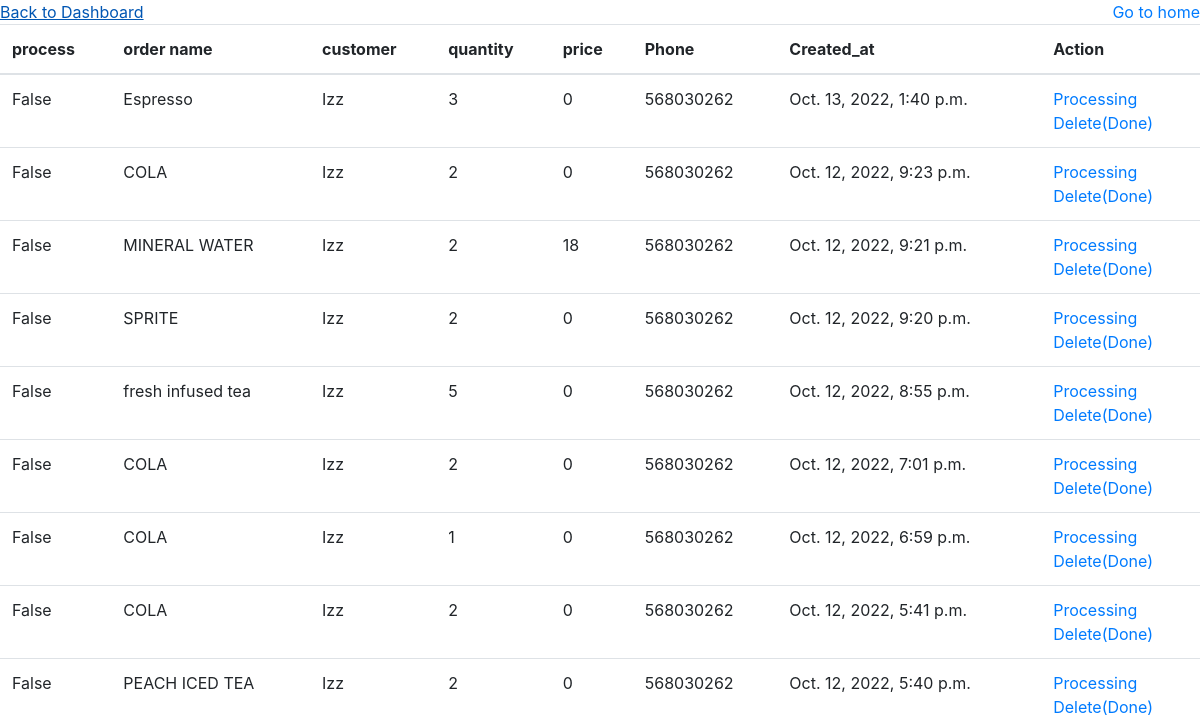
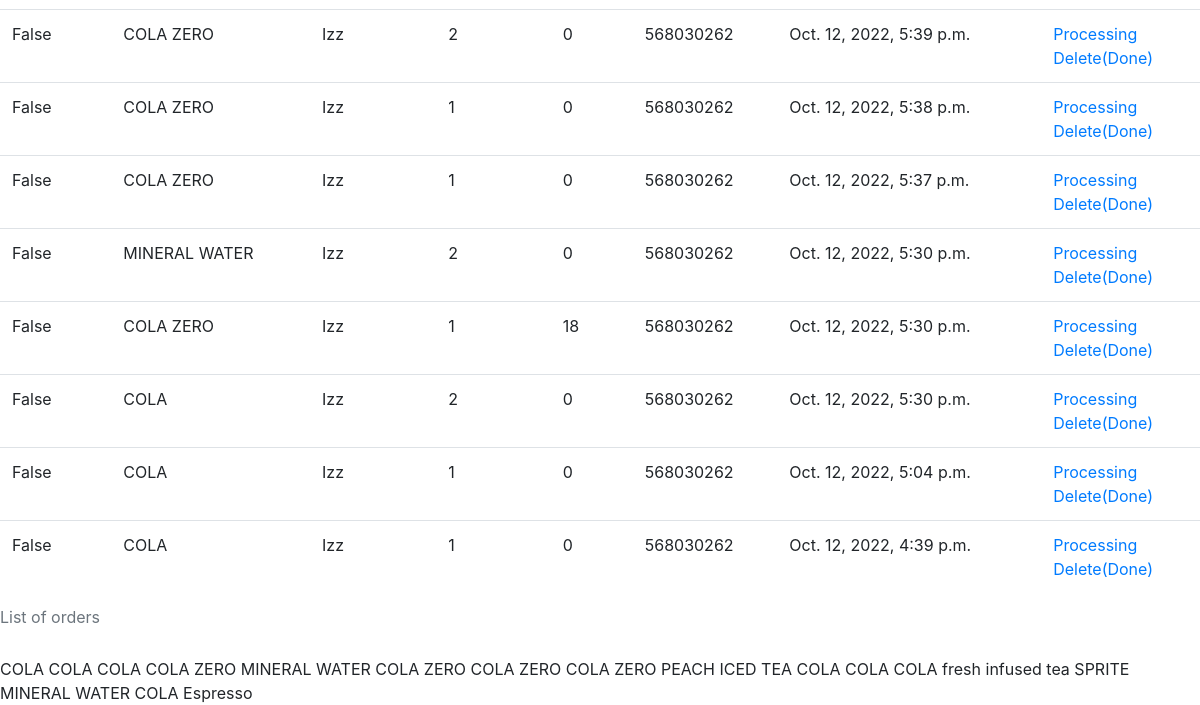
The app's page /showallOrders, older data (2 pictures, top to bottom).
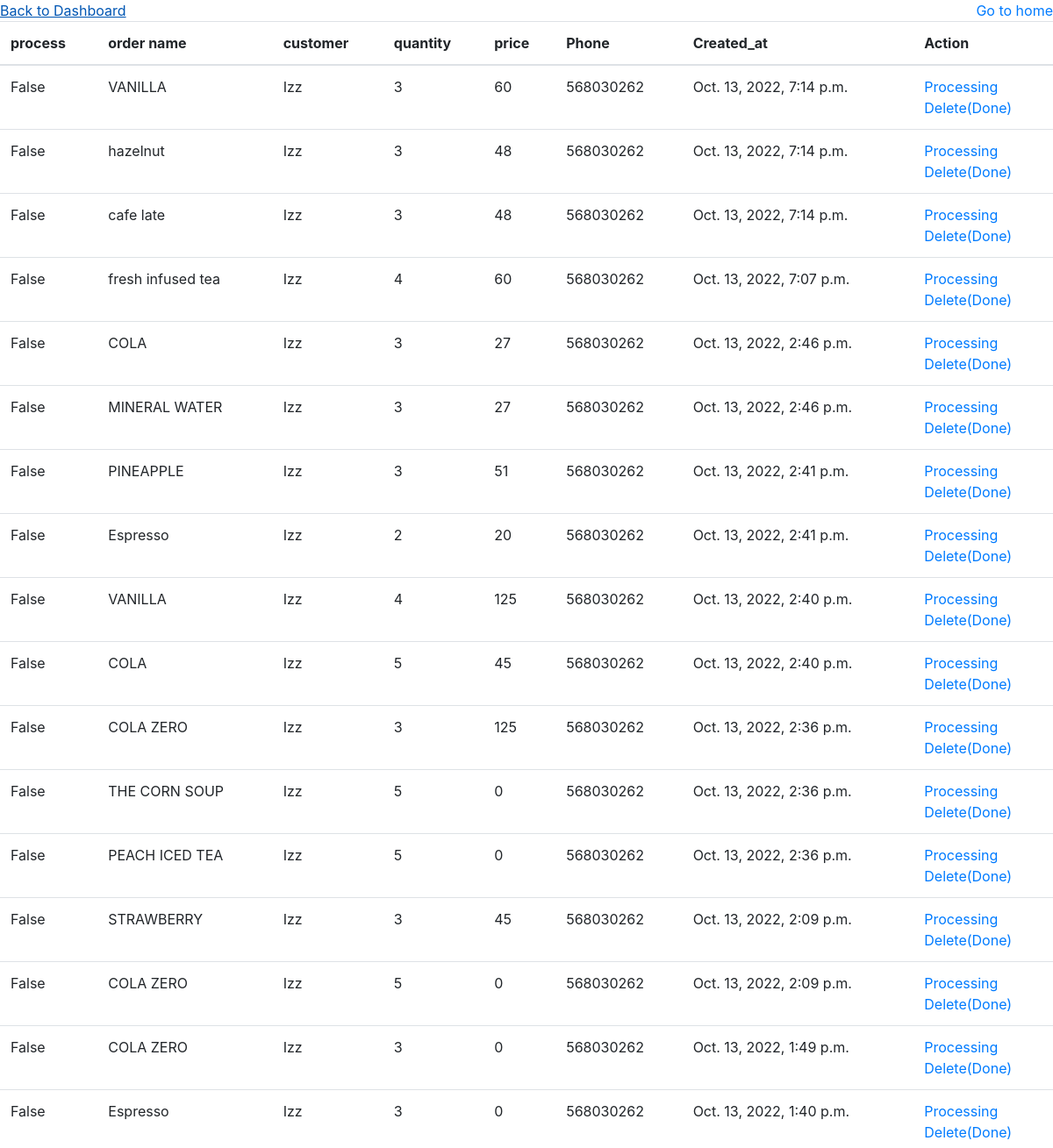
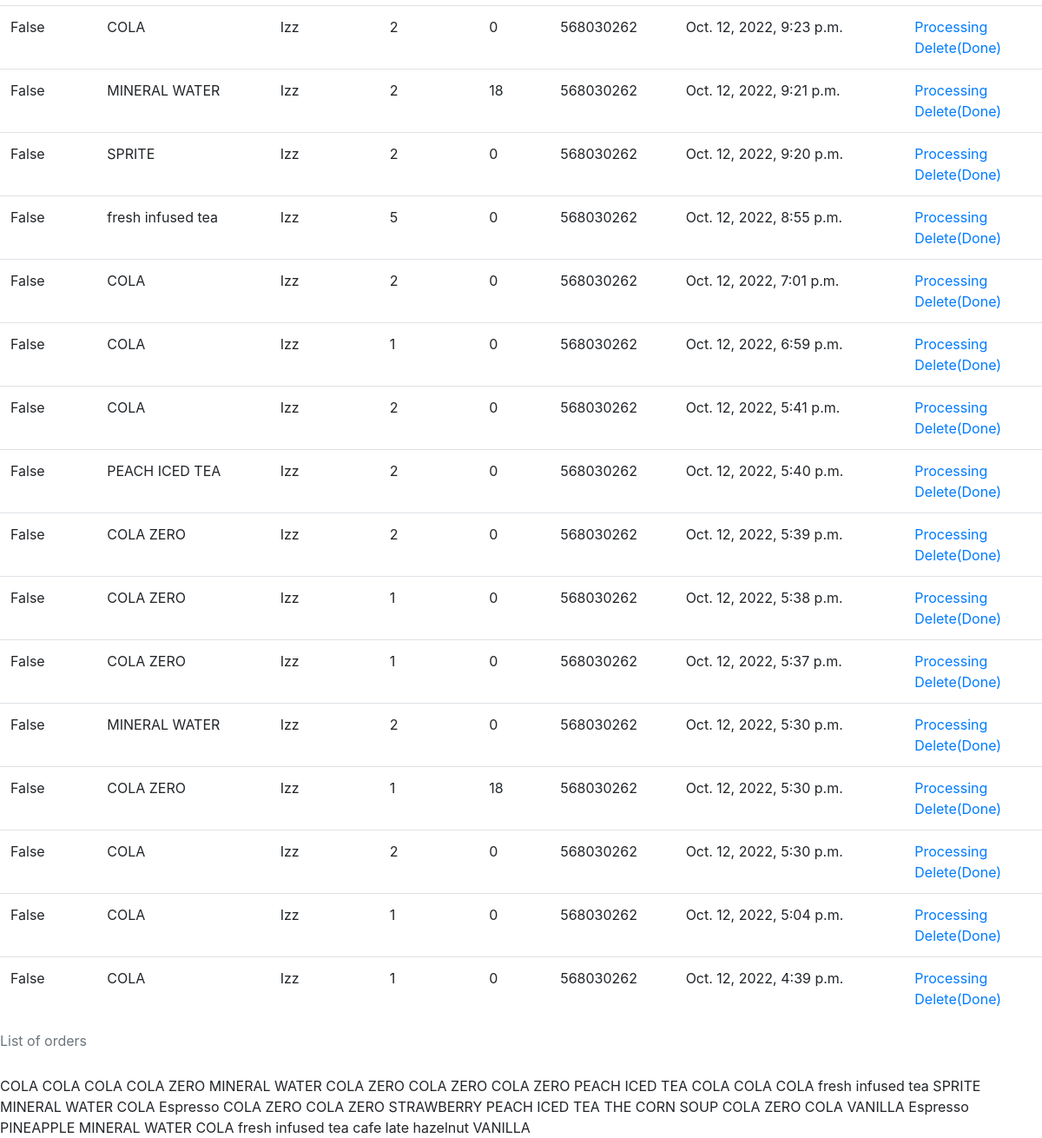
The same page, newer data (2 pictures, top to bottom).
### vintage_app/models.py (models this page shows)
class Cart(models.Model):
    meal  = models.ForeignKey(Meal, related_name = "ordered", on_delete = models.DO_NOTHING )
    quantity = models.IntegerField()
    customer = models.ForeignKey(Customer, related_name = "orderPerItem", on_delete = models.DO_NOTHING)
    order  = models.ForeignKey(Order, related_name = "cart_item", on_delete = models.DO_NOTHING )
    created_at = models.DateTimeField(auto_now_add = True)
    updated_at = models.DateTimeField(auto_now = True)

class Order(models.Model):
    process = models.BooleanField(default = False)
    customer = models.ForeignKey(Customer, related_name = "orders", on_delete = models.DO_NOTHING)
    final_price = models.IntegerField()
    created_at = models.DateTimeField(auto_now_add = True)
    updated_at = models.DateTimeField(auto_now = True)

class Meal(models.Model):
    name = models.CharField(max_length = 255)
    count = models.IntegerField()
    type = models.CharField(max_length = 255)
    description = models.CharField(max_length=255)
    price = models.IntegerField()
    created_at = models.DateTimeField(auto_now_add = True)
    updated_at = models.DateTimeField(auto_now = True)
    objects = MealManager()

class Customer(models.Model):
    name = models.CharField(max_length = 255)
    phone_number = models.IntegerField()
    password = models.CharField(max_length=255)
    email = models.CharField(max_length = 255)
    address = models.CharField(max_length = 255)
    count = models.IntegerField
    created_at = models.DateTimeField(auto_now_add = True)
    updated_at = models.DateTimeField(auto_now = True)
    objects = CustomerManager()

### vintage_app/views.py (the view)
# urls.py: path('showallOrders', views.showallOrders),
def showallOrders(request):
    context={
        'orders':Order.objects.all(),
        'customers':Customer.objects.all(),
        'carts':Cart.objects.all()
    }
    return render(request,"showallOrders.html",context)

### vintage_app/templates/showallOrders.html (shortened to what this page needs)
<!DOCTYPE html>
<html lang="en">
<head>
    <link rel="stylesheet" href="https://stackpath.bootstrapcdn.com/bootstrap/4.5.2/css/bootstrap.min.css">
</head>
<body>
    <table class="table caption-top">
        <caption>List of orders</caption>
        <div style="display: flex;justify-content: space-between;">
            <a href="/adminDashboard">Back to Dashboard</a>
        <a href="/">Go to home</a>
    </div>
        <thead>
          <tr>
            <th scope="col">process</th>
            <th scope="col">order name</th>
            <th scope="col">customer</th>
            <th scope="col">quantity</th>
            <th scope="col">price</th>
            <th scope="col">Phone</th>
            <th scope="col">Created_at</th>
            <th scope="col">Action</th>
          </tr>
        </thead>
        <tbody>
            {%for i in carts reversed%}
          <tr>
            <td>{{i.order.process}}</td>
            <td>{{i.meal.name}}</td>
            <td>{{i.customer.name}}</td>
            <td>{{i.quantity}}</td>
            <td>{{i.order.final_price}}</td>
            <td>{{i.customer.phone_number}}</td>
            <td>{{i.created_at}}</td>
            <td><a href="/processTrue/{{i.id}}">Processing</a><br> <a href="/destroyOrder/{{i.id}}">Delete(Done)</a></td>
          </tr>
          {%endfor%}
        </tbody>
      </table>
      {% for i in orders%}
      {% for j in i.cart_item.all %}
      {{ j.meal.name}}
      {% endfor %}
      {% endfor %}
</body>
</html>

Row changes from the older to the newer data that the page shows:
added Cart: order.process "False", meal.name "VANILLA", customer.name "Izz", quantity "3", order.final_price "60", customer.phone_number "568030262", created_at "Oct. 13, 2022, 7:14 p.m."
added Cart: order.process "False", meal.name "hazelnut", customer.name "Izz", quantity "3", order.final_price "48", customer.phone_number "568030262", created_at "Oct. 13, 2022, 7:14 p.m."
added Cart: order.process "False", meal.name "cafe late", customer.name "Izz", quantity "3", order.final_price "48", customer.phone_number "568030262", created_at "Oct. 13, 2022, 7:14 p.m."
added Cart: order.process "False", meal.name "fresh infused tea", customer.name "Izz", quantity "4", order.final_price "60", customer.phone_number "568030262", created_at "Oct. 13, 2022, 7:07 p.m."
added Cart: order.process "False", meal.name "COLA", customer.name "Izz", quantity "3", order.final_price "27", customer.phone_number "568030262", created_at "Oct. 13, 2022, 2:46 p.m."
added Cart: order.process "False", meal.name "MINERAL WATER", customer.name "Izz", quantity "3", order.final_price "27", customer.phone_number "568030262", created_at "Oct. 13, 2022, 2:46 p.m."
added Cart: order.process "False", meal.name "PINEAPPLE", customer.name "Izz", quantity "3", order.final_price "51", customer.phone_number "568030262", created_at "Oct. 13, 2022, 2:41 p.m."
added Cart: order.process "False", meal.name "Espresso", customer.name "Izz", quantity "2", order.final_price "20", customer.phone_number "568030262", created_at "Oct. 13, 2022, 2:41 p.m."
added Cart: order.process "False", meal.name "VANILLA", customer.name "Izz", quantity "4", order.final_price "125", customer.phone_number "568030262", created_at "Oct. 13, 2022, 2:40 p.m."
added Cart: order.process "False", meal.name "COLA", customer.name "Izz", quantity "5", order.final_price "45", customer.phone_number "568030262", created_at "Oct. 13, 2022, 2:40 p.m."
added Cart: order.process "False", meal.name "COLA ZERO", customer.name "Izz", quantity "3", order.final_price "125", customer.phone_number "568030262", created_at "Oct. 13, 2022, 2:36 p.m."
added Cart: order.process "False", meal.name "THE CORN SOUP", customer.name "Izz", quantity "5", order.final_price "0", customer.phone_number "568030262", created_at "Oct. 13, 2022, 2:36 p.m."
added Cart: order.process "False", meal.name "PEACH ICED TEA", customer.name "Izz", quantity "5", order.final_price "0", customer.phone_number "568030262", created_at "Oct. 13, 2022, 2:36 p.m."
added Cart: order.process "False", meal.name "STRAWBERRY", customer.name "Izz", quantity "3", order.final_price "45", customer.phone_number "568030262", created_at "Oct. 13, 2022, 2:09 p.m."
added Cart: order.process "False", meal.name "COLA ZERO", customer.name "Izz", quantity "5", order.final_price "0", customer.phone_number "568030262", created_at "Oct. 13, 2022, 2:09 p.m."
added Cart: order.process "False", meal.name "COLA ZERO", customer.name "Izz", quantity "3", order.final_price "0", customer.phone_number "568030262", created_at "Oct. 13, 2022, 1:49 p.m."
